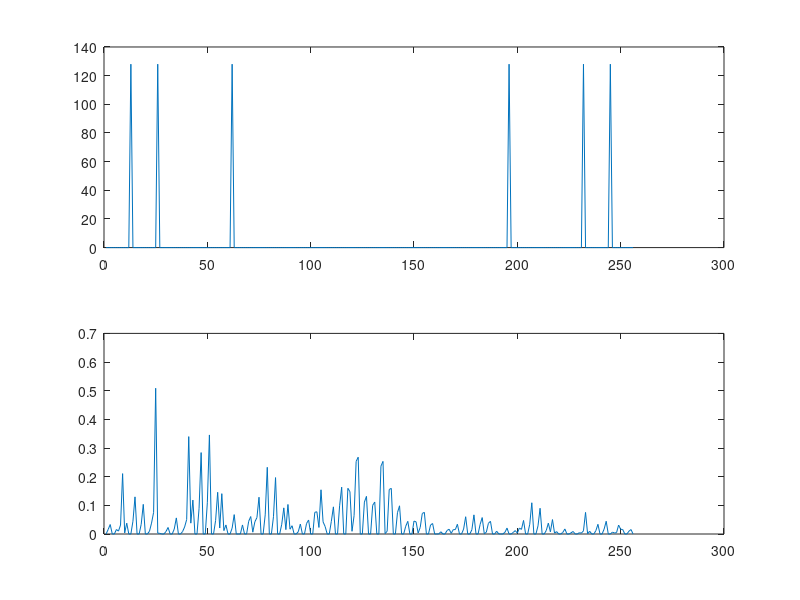

MATLAB code for this plot:
clc
clear all
close all

N=256;
Fs=256;

t=0:1/Fs:1-1/Fs;
x=cos(2*pi*t*12)+cos(2*pi*t*61)+cos(2*pi*t*25);

y=fft(x);
y2=fwht(x);

subplot(2,1,1);
plot(abs(y));
subplot(2,1,2);
plot(abs(y2));


